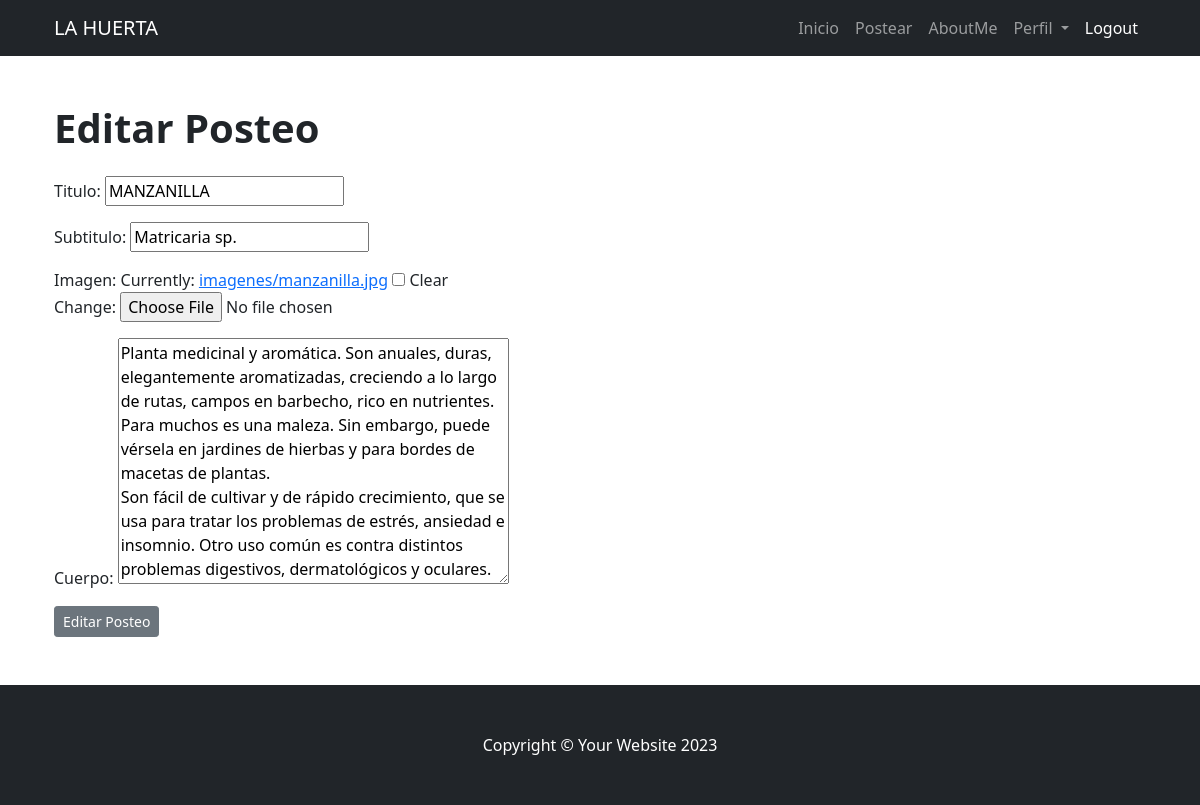
The page /posteo/update-posteo/14 (signed in) on the database its author committed.
### AppCoder/models.py (models this page shows, shortened)
class Posteo (models.Model):
    titulo=models.CharField(max_length=255)
    subtitulo=models.CharField(max_length=255)
    autor=models.ForeignKey(User, on_delete=models.CASCADE)
    imagen=models.ImageField(null=True, blank=True, upload_to="imagenes/")
    cuerpo=models.TextField()
    fecha=models.DateTimeField(auto_now_add=True)

### AppCoder/views.py (the view)
# urls.py: path('posteo/update-posteo/<int:pk>', UpdatePosteoView.as_view() , name='update-posteo'),
class UpdatePosteoView (UpdateView):
    model=Posteo
    template_name="AppCoder/update-posteo.html"
    fields=['titulo', 'subtitulo','imagen','cuerpo', ]

### AppCoder/templates/AppCoder/update-posteo.html (shortened to what this page needs)
{% extends 'AppCoder/padre.html' %}
{% block titulo %}
Editar Posteo
{% endblock %}
  {%block contenido %}
  {%if user.is_authenticated %}
      {%if user.id == posteo.autor.id %}
        <div class="form-group">
        <form method="POST">
             {{ form.as_p }}
             <button type="submit" class="btn btn-secondary btn-sm">Editar Posteo</button>
      {%else%}
        No puedes editar este Posteo, no eres el autor
      {%endif%}
  {%endif%}
  </div>
  {% endblock %}

### rows shown on the page
Posteo: titulo "MANZANILLA", subtitulo "Matricaria sp.", cuerpo "Planta medicinal y aromática. Son anuales, duras, elegantemente aromatizadas, creciendo a lo largo de rutas, campos en barbecho, rico en nutrientes. Para muchos es una maleza. Sin embargo, puede vérsela en jardines de hierbas y para bordes de macetas de plantas. Son fácil de cultivar y de rápido crecimiento, que se usa para tratar los problemas de estrés, ansiedad e insomnio. Otro uso común es contra distintos problemas digestivos, dermatológicos y oculares."
